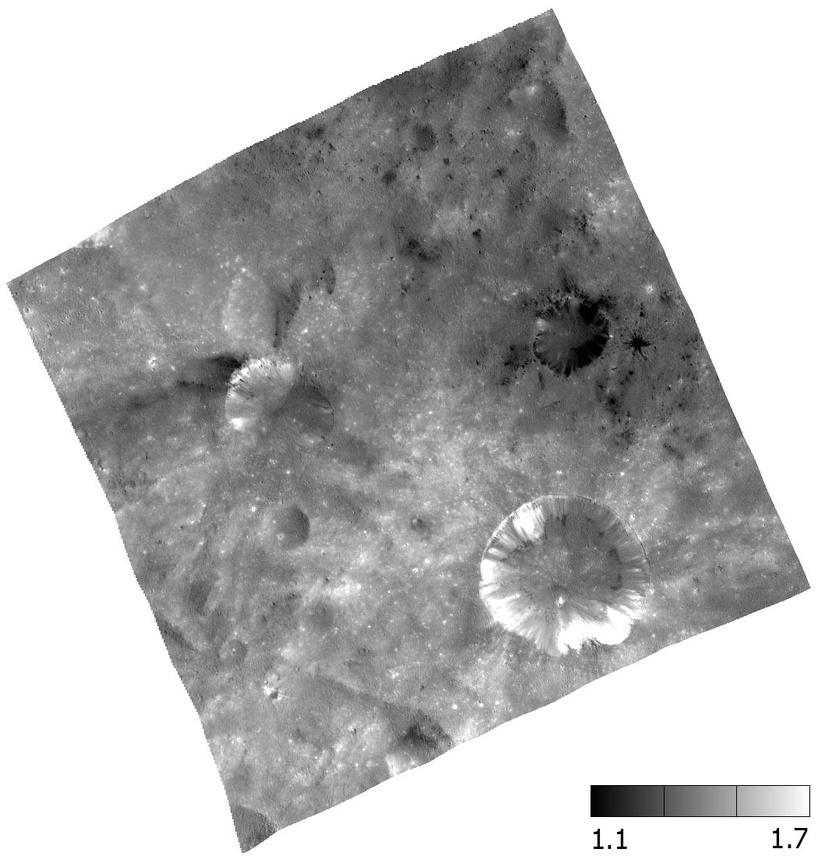
#> input picture Computer Vision/photo_2024-03-03_11-40-46.jpg, 818 x 863 px, shrunk from 1050 x 1108 before the run
$ jupyter execute 'Computer Vision basics.ipynb'   (older library calls are emulated)
#> lines starting #> are read from the running program, lines starting #| are printed output that depends on the picture; after the words box and inside, x2 and y2 are one past the last pixel; in counts of white or black regions, pixels touching at a corner belong together
[cell 1]
import cv2
import matplotlib.pyplot as plt
import numpy as np

[cell 2]
# !pip install pip install opencv-python

[cell 3]
im = cv2.imread('photo_2024-03-03_11-40-46.jpg')
#> im is the input picture: shape (863, 818, 3); min 0, max 255, mean 185
gray = cv2.cvtColor(im, cv2.COLOR_BGR2GRAY)
gray_blurred = cv2.blur(gray, (3, 3))

[cell 4]
plt.imshow(im)

[cell 5]
ret,thresh1 = cv2.threshold(im,127,255,cv2.THRESH_BINARY)
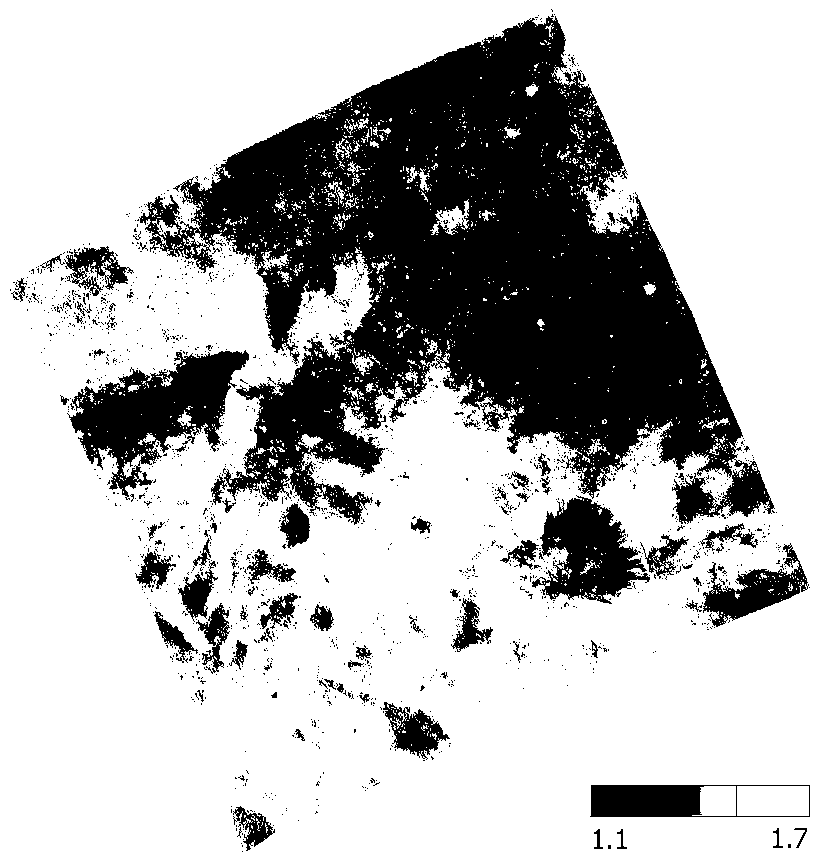
#> thresh1: shape (863, 818, 3); 73% white; 1796 black regions (1714 under 20 px), largest, box (x1, y1, x2, y2) and area: (139, 16, 775, 525) 145748, (67, 350, 249, 500) 11707, (532, 495, 650, 604) 6878
ret,thresh2 = cv2.threshold(im,127,255,cv2.THRESH_BINARY_INV)
ret,thresh3 = cv2.threshold(im,127,255,cv2.THRESH_TRUNC)
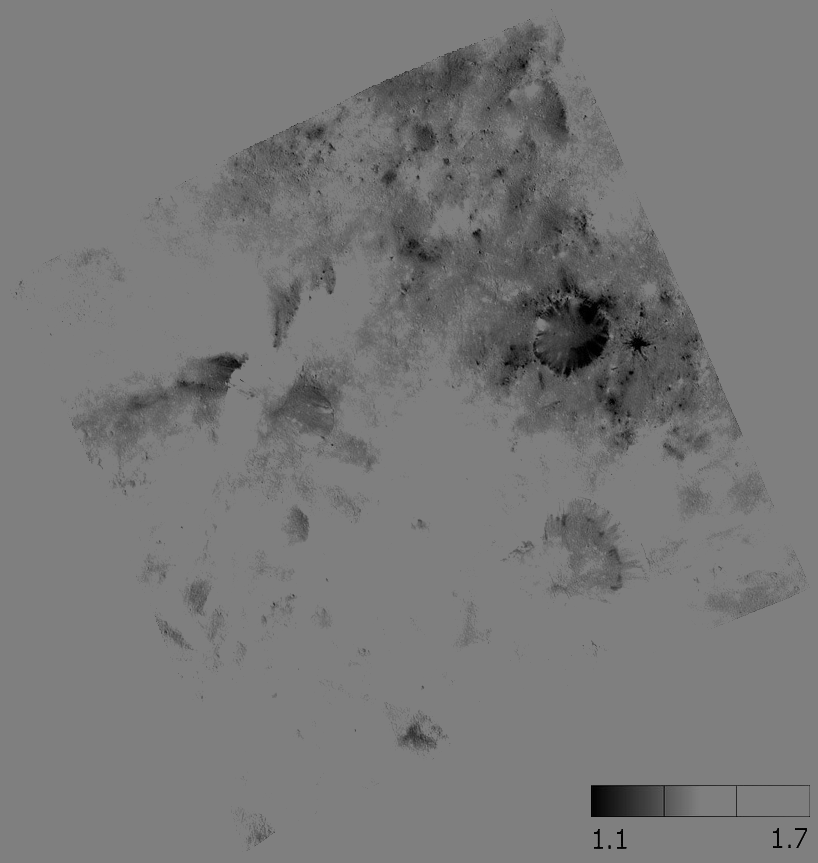
#> thresh3: shape (863, 818, 3); min 0, max 127, mean 119.8
ret,thresh4 = cv2.threshold(im,127,255,cv2.THRESH_TOZERO)
ret,thresh5 = cv2.threshold(im,127,255,cv2.THRESH_TOZERO_INV)
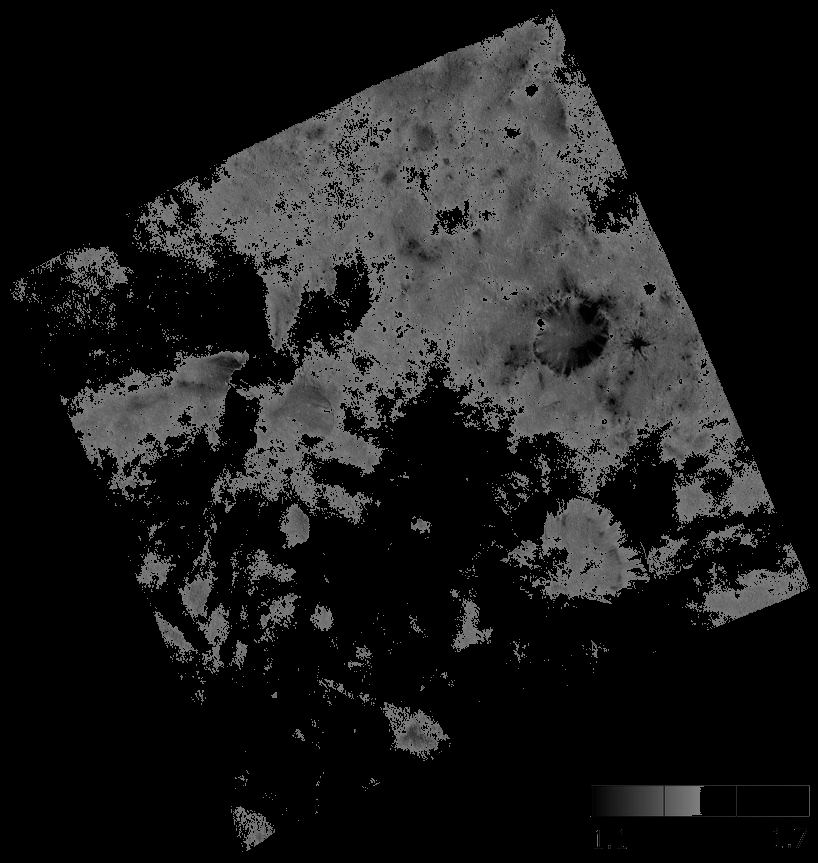
#> thresh5: shape (863, 818, 3); min 0, max 127, mean 27.2

[cell 6]
plt.imshow(gray_blurred)

[cell 7]
ksize= 3
gX = cv2.Sobel(gray, ddepth=cv2.CV_32F, dx=1, dy=0, ksize=ksize)
gY = cv2.Sobel(gray, ddepth=cv2.CV_32F, dx=0, dy=1, ksize=ksize)
# the gradient magnitude images are now of the floating point data
# type, so we need to take care to convert them back a to unsigned
# 8-bit integer representation so other OpenCV functions can operate
# on them and visualize them
gX = cv2.convertScaleAbs(gX)
gY = cv2.convertScaleAbs(gY)
# combine the gradient representations into a single image
combined = cv2.addWeighted(gX, 0.5, gY, 0.5, 0)
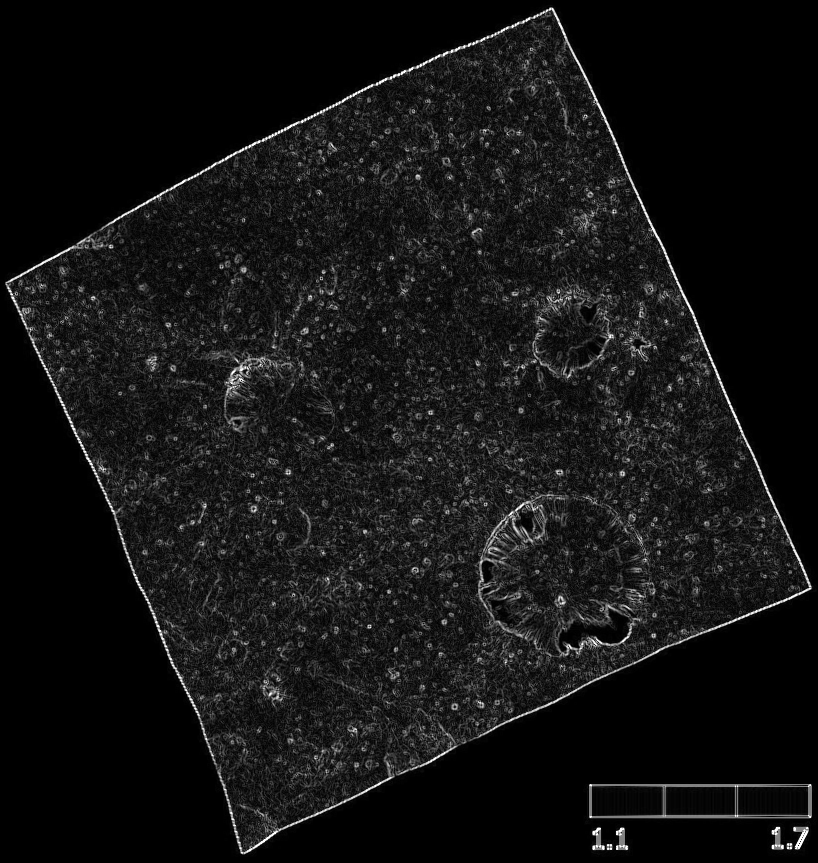
#> combined: shape (863, 818); min 0, max 255, mean 19.6

[cell 8]
plt.imshow(combined)

[cell 9]
edges = cv2.Canny(image=combined, threshold1=200, threshold2=230) # Canny Edge Detection#
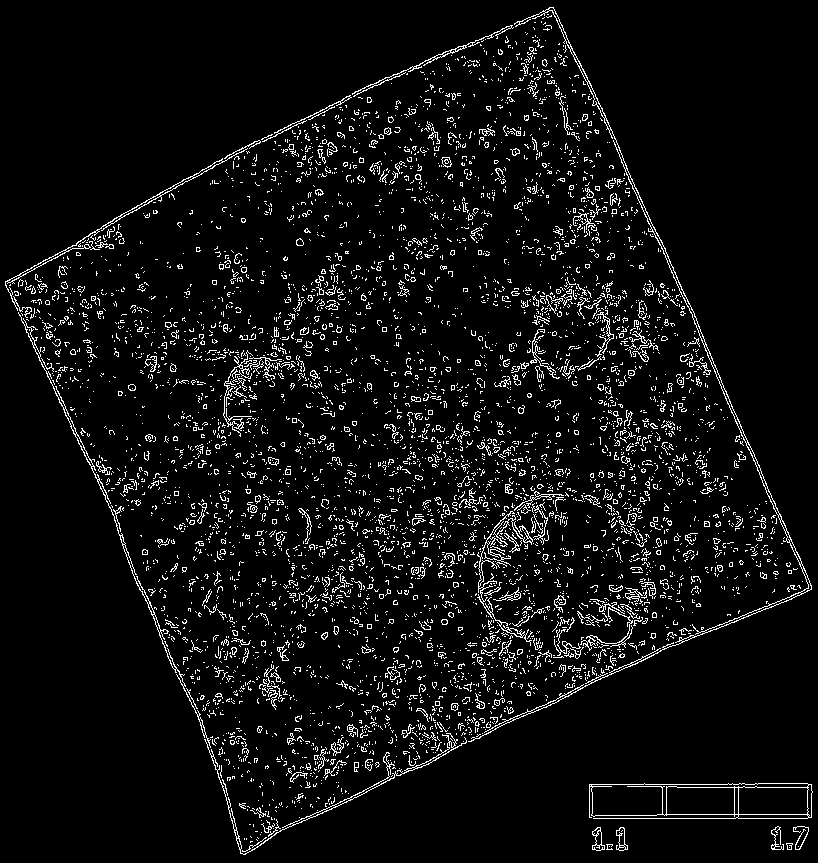
#> edges: shape (863, 818); 5.8% white in thin lines or dots
plt.imshow(edges)

[cell 10]
# Apply Hough transform on the blurred image.
detected_circles = cv2.HoughCircles(edges,
                   cv2.HOUGH_GRADIENT, 1, 20, param1 = 50,
               param2 = 30, minRadius = 1, maxRadius = 40)
#> detected_circles = [[492.5, 522.5, 21.6], [636.5, 590.5, 18.1]]

# Draw circles that are detected.
if detected_circles is not None:

    # Convert the circle parameters a, b and r to integers.
    detected_circles = np.uint16(np.around(detected_circles))
#> detected_circles = [[492, 522, 22], [636, 590, 18]]

    for pt in detected_circles[0, :]:
        a, b, r = pt[0], pt[1], pt[2]

        # Draw the circumference of the circle.
        cv2.circle(im, (a, b), r, (0, 255, 0), 2)

        # Draw a small circle (of radius 1) to show the center.
        cv2.circle(im, (a, b), 1, (0, 0, 255), 3)
        cv2.imshow("Detected Circle", im)
        cv2.waitKey(0)
#> this loop made 2 passes
#> pass 2, `cv2.imshow("Detected Circle", im)`:
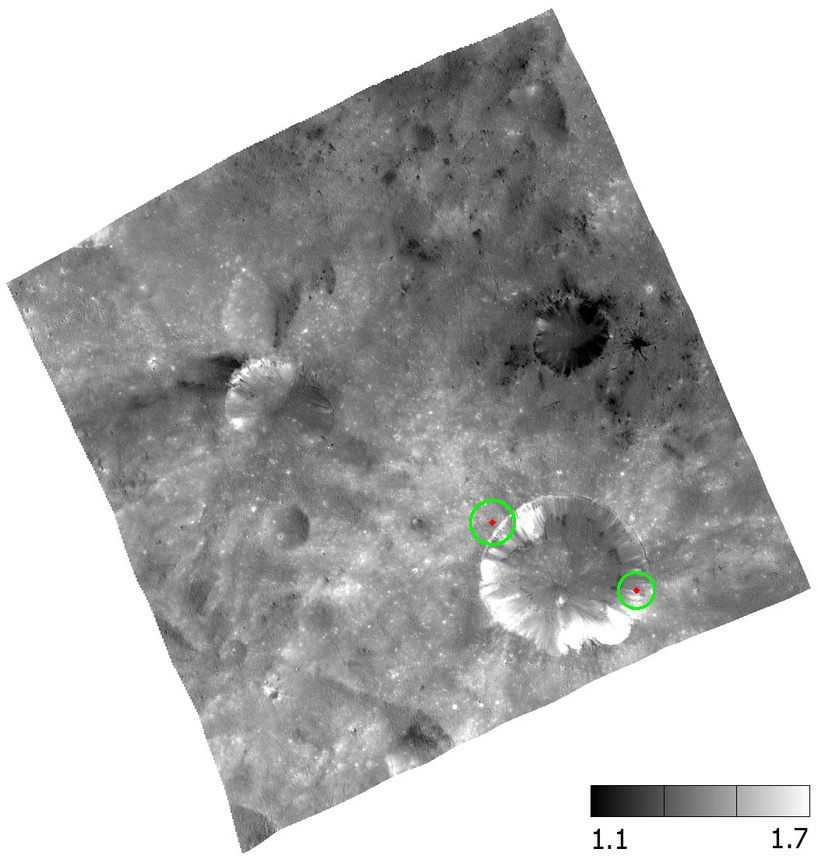
#> window 'Detected Circle': shape (863, 818, 3); mean B, G, R 184.8, 185.1, 184.8
